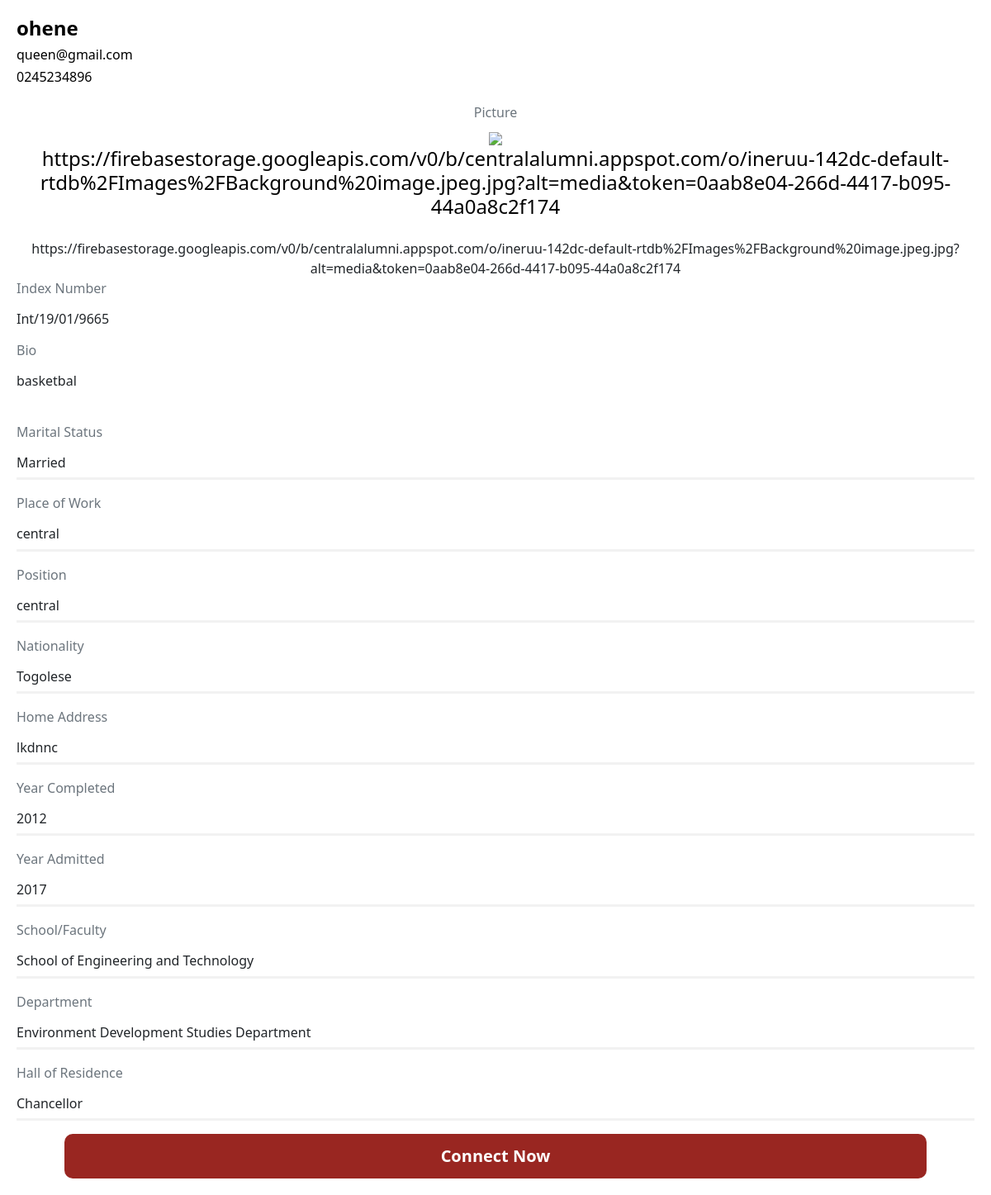
The page /userdisplay/1 (signed in) on the database its author committed.
### app.py (models this page shows, shortened)
class User(db.Model,UserMixin):
    id= db.Column(db.Integer, primary_key=True)
    fullname= db.Column(db.String()  )
    indexnumber= db.Column(db.Integer())
    gender= db.Column(db.String()    )
    school= db.Column(db.String()    )
    department= db.Column(db.String()    )
    program= db.Column(db.String()   )
    completed= db.Column(db.Integer()     )
    admitted= db.Column(db.Integer()  )
    email= db.Column(db.String()     )
    telephone= db.Column(db.String()     )
    hall= db.Column(db.String()  )
    nationality= db.Column(db.String()   )
    address= db.Column(db.String()   )
    work= db.Column(db.String()  )
    guardian= db.Column(db.String()  )
    kin= db.Column(db.String()   )
    relationship= db.Column(db.String()  )
    marital= db.Column(db.String()   )
    health= db.Column(db.String()    )
    extra= db.Column(db.String()     )
    image_file = db.Column(db.String(20))

### app.py (the view)
@app.route('/userdisplay/<int:userid>', methods=['GET', 'POST'])
@login_required
def userdisplay(userid):
    profile=User.query.get_or_404(userid)
    print(current_user)
    return render_template("userdisplay.html",current_user=current_user, profile=profile, title="list")

### app.py (called while the page is built)
@login_manager.user_loader
def load_user(user_id):
    return Person.query.get(int(user_id))

@app.context_processor
def base():
    form=Search()
    return dict(form=form)

    def __repr__(self):
        return f"Person('{self.id}', {self.name}', {self.yearCompleted})"

### templates/userdisplay.html (shortened to what this page needs)
<!doctype html>
<html lang="en">
  <head>
    <link rel="stylesheet" type="text/css" href="{{ url_for('static', filename='css/newstyle.css')}}">
    <link href="https://unpkg.com/aos@2.3.1/dist/aos.css" rel="stylesheet">
    <link href='https://unpkg.com/boxicons@2.1.2/css/boxicons.min.css' rel='stylesheet'>
    <link href="https://cdn.jsdelivr.net/npm/bootstrap@5.2.1/dist/css/bootstrap.min.css" rel="stylesheet">
  </head>
  <body>
    <div container style="align-items: left;">
      <div style="background: #fff; border-radius: 5px; padding: 20px;">
        <div class="top">
          <h4><b> {{profile.fullname}}</b></h4>
        </div>
        <div class="down" style=" display: flex; grid-gap: 2px; justify-content: space-between; ">
          <h6 style="color: black;"> {{profile.email}}</h6>
        </div>
        <div class="down" style=" display: flex; grid-gap: 2px; justify-content: space-between;  ">
          <h6 style="color: black;"> {{profile.telephone}}</h6>
        </div>
        <div class="info" style="margin-top: 2vh; text-align: center;">
          <div>
             <div class="info-more">
      <div class="row">
          <div class="col">
            <h6 class="text-muted">Picture </h6>
            <img style="width: 100%; margin-bottom: 10px; margin: auto;" src="{{profile.image_file}}">
            <h4 style="color: black; margin-bottom: 0;">{{profile.image_file}}</h4>
          </div>
      </div>
    </div>
            {% if profile.image_file %}
            {{profile.image_file}}
            {% else %}
            <img src="static/img/memoji.png" alt="" style="width: 50%; background: #992621; border-radius: 50%;" >
            {% endif %}
            <p style="text-align: left;" class="text-muted">Index Number</p>
            <h6 style="text-align: left;"> {{profile.indexnumber}}</h6>
          </div>
          <div class="info-details" style=" margin-top: 2vh;">
            <p style="text-align: left;">
              <p style="text-align: left;" class="text-muted">Bio</p>
              <h6 style="text-align: left;"> {{profile.extra}}</h6>
                     </p>
          </div>
          <br>
            <div class="user-profile-text" style="border-bottom: 3px solid #f2f2f2;">
                <div>
                  <p style="text-align: left;" class="text-muted">Marital Status</p>
                  <h6 style="text-align: left;"> {{profile.marital}}</h6>
                </div>
            </div>
            <div class="user-profile-text" style="border-bottom: 3px solid #f2f2f2;">
              <div>
                <p style="text-align: left;" class="text-muted">Place of Work</p>
                <h6 style="text-align: left;"> {{profile.work}}</h6>
              </div>
          </div>
          <div class="user-profile-text" style="border-bottom: 3px solid #f2f2f2;">
            <div>
              <p style="text-align: left;" class="text-muted">Position</p>
              <h6 style="text-align: left;"> {{profile.guardian}}</h6>
            </div>
        </div>
        <div class="user-profile-text" style="border-bottom: 3px solid #f2f2f2;">
          <div>
            <p style="text-align: left;" class="text-muted">Nationality</p>
            <h6 style="text-align: left;"> {{profile.nationality}}</h6>
          </div>
      </div>
  <div class="user-profile-text" style="border-bottom: 3px solid #f2f2f2;">
    <div>
      <p style="text-align: left;" class="text-muted">Home Address</p>
      <h6 style="text-align: left;"> {{profile.address}}</h6>
    </div>
</div>
<div class="user-profile-text" style="border-bottom: 3px solid #f2f2f2;">
  <div>
    <p style="text-align: left;" class="text-muted">Year Completed</p>
    <h6 style="text-align: left;"> {{profile.completed}}</h6>
  </div>
</div>
<div class="user-profile-text" style="border-bottom: 3px solid #f2f2f2;">
  <div>
    <p style="text-align: left;" class="text-muted">Year Admitted</p>
    <h6 style="text-align: left;"> {{profile.admitted}}</h6>
  </div>
</div>
<div class="user-profile-text" style="border-bottom: 3px solid #f2f2f2;">
  <div>
    <p style="text-align: left;" class="text-muted">School/Faculty</p>
    <h6 style="text-align: left;"> {{profile.school}}</h6>
  </div>
</div>
<div class="user-profile-text" style="border-bottom: 3px solid #f2f2f2;">
  <div>
    <p style="text-align: left;" class="text-muted">Department</p>
    <h6 style="text-align: left;"> {{profile.department}}</h6>
  </div>
</div>
<div class="user-profile-text" style="border-bottom: 3px solid #f2f2f2;">
  <div>
    <p style="text-align: left;" class="text-muted">Hall of Residence</p>
    <h6 style="text-align: left;"> {{profile.hall}}</h6>
  </div>
</div>
          <div class="position-sticky">
            <button type="button" class="btn btn-lg" data-toggle="modal" data-target=".bd-example-modal-sm" style="width: 90%; background: #992621; color: #fff; padding: 12px 20px; font-weight: 300; border: none; border-radius: 10px; font-weight: bold;">Connect Now</button>
          </div>
      </div>
    </div>
    </div>
</body>
</html>

### static/css/newstyle.css (style rules this page uses)
body { background: #f2f2f2; }
h4 { color: black; }
.info-more { margin-bottom: 3vh; }
.user-profile-text { margin-bottom: 2vh; }

### rows shown on the page
User: fullname "ohene", email "queen@gmail.com", telephone "0245234896", image_file "https://firebasestorage.googleapis.com/v0/b/centralalumni.appspot.com/o/ineruu-142dc-default-rtdb%2FImages%2FBackground%20image.jpeg.jpg?alt=media&token=0aab8e04-266d-4417-b095-44a0a8c2f174", indexnumber "Int/19/01/9665", extra "basketbal", marital "Married", work "central", guardian "central", nationality "Togolese", address "lkdnnc", completed "2012", admitted "2017", school "School of Engineering and Technology", department "Environment Development Studies Department", hall "Chancellor"
